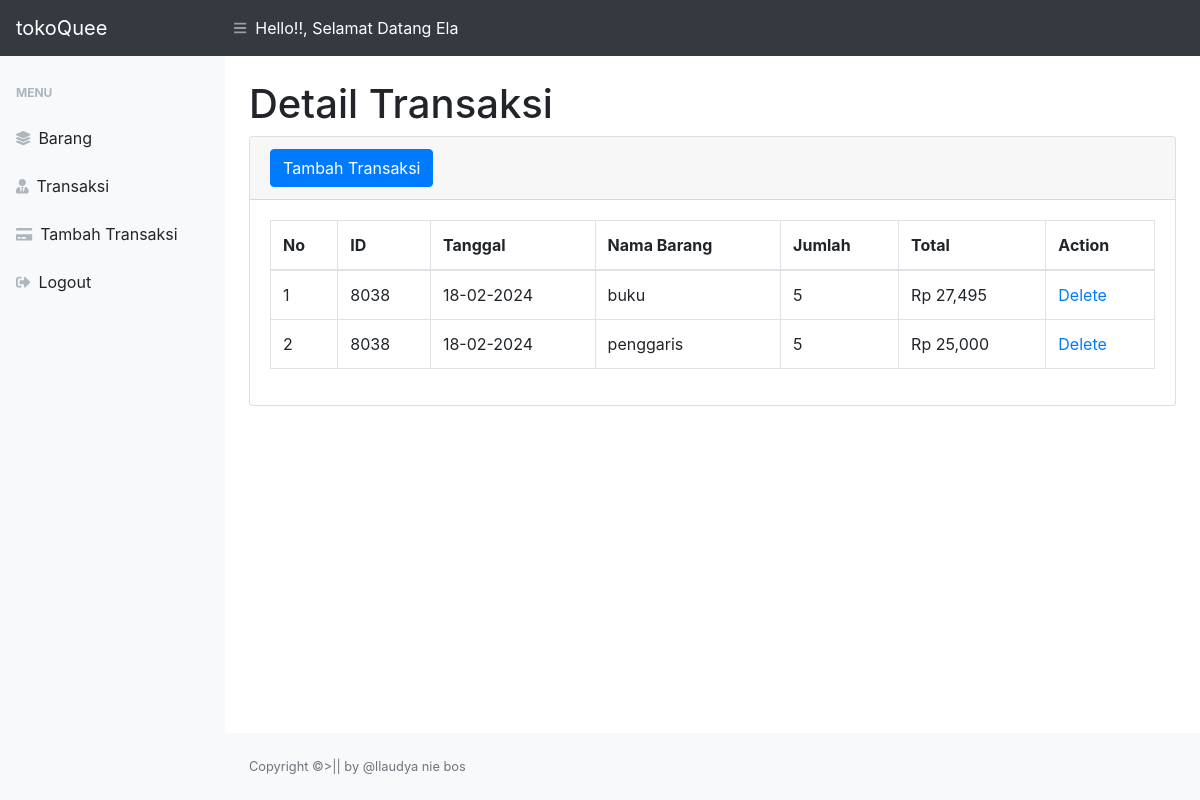
Screenshot of /dtltransaksi.php (signed in) with the database file from the repository.
### tables this page shows
CREATE TABLE `dtl_transaksi` (
  `id` int NOT NULL,
  `id_transaksi` int DEFAULT NULL,
  `id_barang` int NOT NULL,
  `tanggal` date NOT NULL,
  `harga` int NOT NULL,
  `jumlah` int NOT NULL,
  `total` int NOT NULL
);

CREATE TABLE `barang` (
  `id_barang` int NOT NULL,
  `nama_barang` varchar(30) NOT NULL,
  `harga` int NOT NULL,
  `stok` int NOT NULL
);

### dtltransaksi.php (the view, shortened to what this page needs)
<?php
require 'function.php';
?>
<!DOCTYPE html>
<html lang="en">
<head>
    <link href="styles.css" rel="stylesheet"/>
    <link href="https://cdn.datatables.net/1.10.20/css/dataTables.bootstrap4.min.css" rel="stylesheet" />
</head>
<body class="sb-nav-fixed">
    <nav class="sb-topnav navbar navbar-expand navbar-dark bg-dark">
        <a class="navbar-brand" href="index.php">tokoQuee</a>
        <button class="btn btn-link btn-sm order-1 order-lg-0" id="sidebarToggle" onclick="opensidenav()"><i class="fas fa-bars"></i></button>
        <a><font color="white">Hello!!, Selamat Datang <?php echo $_SESSION['name']; ?></font></a>
    </nav>
    <div id="layoutSidenav">
        <div id="layoutSidenav_nav">
            <nav class="sb-sidenav accordion sb-sidenav-light" id="sidenavAccordion">
                <div class="sb-sidenav-menu">
                    <div class="nav">
                        <div class="sb-sidenav-menu-heading">Menu</div>
                        <a class="nav-link" href="home.php">
                            <div class="sb-nav-link-icon"><i class="fas fa-layer-group"></i></div>
                            Barang
                        </a>
                        <a class="nav-link" href="transaksi.php">
                            <div class="sb-nav-link-icon"><i class="fas fa-user-tie"></i></div>
                            Transaksi
                        </a>
                        <a class="nav-link" href="tambah_transaksi.php">
                            <div class="sb-nav-link-icon"><i class="fas fa-credit-card"></i></div>
                            Tambah Transaksi
                        </a>
                        <a class="nav-link" href="logout.php">
                            <div class="sb-nav-link-icon"><i class="fas fa-sign-out-alt"></i></div>
                            Logout
                        </a>
                    </div>
                </div>
            </nav>
        </div>
            <div id="layoutSidenav_content">
            <main>
                <div class="container-fluid">
                    <h1 class="mt-4">Detail Transaksi</h1>
                    <div class="card mb-4">
                       <div class="card-header">
                            <button type="button" class="btn btn-primary" data-toggle="modal" data-target="#dtltransaksimodal">
                                Tambah Transaksi
                            </button>
                        </div>
                        <div class="card-body">
                            <div class="table-responsive">
                                <table class="table table-bordered" id="dataTable" width="100%" cellspacing="0">
                                    <thead>
                                        <tr>
                                            <th>No</th>
                                            <th>ID</th>
                                            <th>Tanggal</th>
                                            <th>Nama Barang</th>
                                            <th>Jumlah</th>
                                            <th>Total</th>
                                            <th>Action</th>
                                        </tr>
                                    </thead>
                                    <tbody>
                                        <?php
                                         $get = mysqli_query($conn, "SELECT * FROM dtl_transaksi left join barang on dtl_transaksi.id_barang=barang.id_barang");
                                        $i=1;
                                        while ($p = mysqli_fetch_array($get)) {
                                            $id_transaksi = $p['id_transaksi'];
                                            $tanggal = $p['tanggal'];
                                            $nama_barang = $p['nama_barang'];
                                            $jumlah = $p['jumlah'];
                                            $total = $p['total'];
                                        ?>
                                        <tr>
                                                <td><?= $i++ ?></td>
                                                <td><?= $id_transaksi ?></td>
                                                <td><?= date('d-m-Y', strtotime($tanggal)) ?></td>
                                                <td><?= $nama_barang ?></td>
                                                <td><?= $jumlah ?></td>
                                                <td>Rp <?php echo number_format($total) ?></td>
                                                <td>
                                                     <a href="delete.php?id_transaksi=<?= $p['id_transaksi']; ?>">Delete</a>
                                                </td>
                                        </tr>
                                            <?php
                                        };
                                        ?>
                                    </tbody>
                                </table>
                            </div>
                        </div>
                    </div>
                </div>
            </main>
            <footer class="py-4 bg-light mt-auto">
                <div class="container-fluid">
                    <div class="d-flex align-items-center justify-content-between small">
                        <div class="text-muted">Copyright &copy;>|| by @llaudya nie bos</div>
                    </div>
                </div>
            </footer>
        </div>
    </div>
    </body>
</html>

### rows the page displays
dtl_transaksi: id_transaksi "8038", tanggal "18-02-2024", id_barang.nama_barang "buku", jumlah "5", total "27,495"
dtl_transaksi: id_transaksi "8038", tanggal "18-02-2024", id_barang.nama_barang "penggaris", jumlah "5", total "25,000"

### other values shown
$_SESSION['name'] "Ela"
